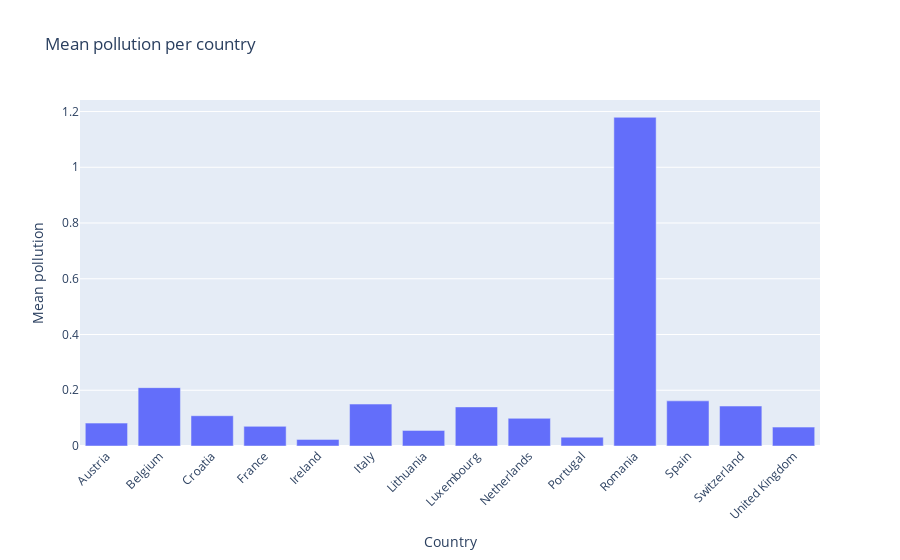

Notebook source saved alongside this figure:
### Markdown cell above
### c - Visualisation of the mean pollution for each country with indicated the number of values per country

### Code cell
average_pollution = df.groupby('Country')['polution'].mean().reset_index()

fig = px.bar(average_pollution, x='Country', y='polution',
             title='Mean pollution per country')

fig.update_layout(xaxis_tickangle=-45, xaxis_title='Country', yaxis_title='Mean pollution')

fig.show()

### Figure 1 — Plotly figure (JSON) as saved in the notebook; plotly's stock layout.template omitted (floating-point values rounded to 4 significant figures)
{"data": [{"alignmentgroup": "True", "hovertemplate": "Country=%{x}<br>polution=%{y}<extra></extra>", "legendgroup": "", "marker": {"color": "#636efa", "pattern": {"shape": ""}}, "name": "", "offsetgroup": "", "orientation": "v", "showlegend": false, "textposition": "auto", "type": "bar", "x": ["Austria", "Belgium", "Croatia", "France", "Ireland", "Italy", "Lithuania", "Luxembourg", "Netherlands", "Portugal", "Romania", "Spain", "Switzerland", "United Kingdom"], "xaxis": "x", "y": [0.08208, 0.2094, 0.1086, 0.07049, 0.02368, 0.1504, 0.05596, 0.1402, 0.09924, 0.03167, 1.179, 0.1619, 0.1433, 0.06778], "yaxis": "y"}], "layout": {"barmode": "relative", "legend": {"tracegroupgap": 0}, "title": {"text": "Mean pollution per country"}, "xaxis": {"anchor": "y", "domain": [0, 1], "tickangle": -45, "title": {"text": "Country"}}, "yaxis": {"anchor": "x", "domain": [0, 1], "title": {"text": "Mean pollution"}}}}
